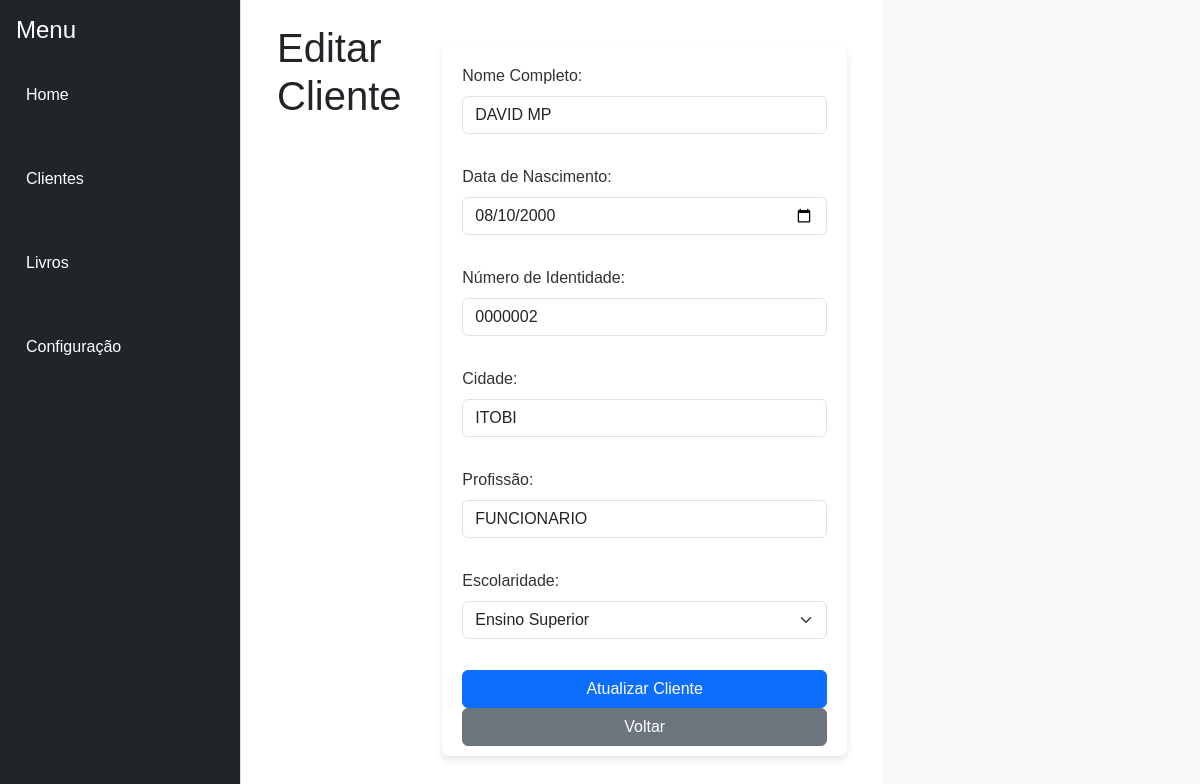
The app's page /editar_cliente/3 with its own data.
### models.py (models this page shows)
class Cliente(db.Model):
    id = db.Column(db.Integer, primary_key=True)
    nome_completo = db.Column(db.String(100), nullable=False)
    data_nascimento = db.Column(db.String(10), nullable=False)
    identidade = db.Column(db.String(50), nullable=False)
    cidade = db.Column(db.String(50), nullable=False)
    profissao = db.Column(db.String(50), nullable=False)
    escolaridade = db.Column(db.String(50), nullable=False)
    data_cadastro = db.Column(db.DateTime, default=datetime.utcnow)

### app.py (the view, shortened to what this page needs)
@app.route('/editar_cliente/<int:id>', methods=['GET', 'POST'])
def editar_cliente(id):
    cliente = Cliente.query.get_or_404(id)
    return render_template('editar_cliente.html', cliente=cliente)

### templates/editar_cliente.html (shortened to what this page needs)
{% extends "index.html" %}
{% block content %}
    <div class="container">
        <h1>Editar Cliente</h1>
        <form method="POST" action="{{ url_for('editar_cliente', id=cliente.id) }}">
            <div class="mb-3">
                <label for="nome_completo" class="form-label">Nome Completo:</label>
                <input type="text" class="form-control" id="nome_completo" name="nome_completo" value="{{ cliente.nome_completo }}" required>
            </div>
            <div class="mb-3">
                <label for="data_nascimento" class="form-label">Data de Nascimento:</label>
                <input type="date" class="form-control" id="data_nascimento" name="data_nascimento" value="{{ cliente.data_nascimento }}" required>
            </div>
            <div class="mb-3">
                <label for="identidade" class="form-label">Número de Identidade:</label>
                <input type="text" class="form-control" id="identidade" name="identidade" value="{{ cliente.identidade }}" required>
            </div>
            <div class="mb-3">
                <label for="cidade" class="form-label">Cidade:</label>
                <input type="text" class="form-control" id="cidade" name="cidade" value="{{ cliente.cidade }}" required>
            </div>
            <div class="mb-3">
                <label for="profissao" class="form-label">Profissão:</label>
                <input type="text" class="form-control" id="profissao" name="profissao" value="{{ cliente.profissao }}" required>
            </div>
            <div class="mb-3">
                <label for="escolaridade" class="form-label">Escolaridade:</label>
                <select id="escolaridade" name="escolaridade" class="form-select" required>
                    <option value="Superior" {% if cliente.escolaridade == 'Superior' %}selected{% endif %}>Ensino Superior</option>
                </select>
            </div>
            <button type="submit" class="btn btn-primary">Atualizar Cliente</button>
            <a href="{{ url_for('clientes') }}" class="btn btn-secondary">Voltar</a>
        </form>
    </div>
{% endblock %}

### static/index.css (style rules this page uses)
* { margin: 0; padding: 0; box-sizing: border-box; }
body { font-family: Arial, sans-serif; background-color: #f9f9f9; display: flex; height: 100vh; }
.container { display: flex; width: 100%; height: 100%; }
form { margin: 20px 0; display: flex; flex-direction: column; width: 100%; max-width: 600px; background-color: #fff; padding: 20px; border-radius: 8px; box-shadow: 0 4px 8px rgba(0, 0, 0, 0.1); }
form label { margin-bottom: 5px; color: #333; }
form input, form select { margin-bottom: 15px; padding: 10px; font-size: 14px; border: 1px solid #ddd; border-radius: 4px; width: 100%; }
form button { padding: 10px; background-color: #333; color: #fff; border: none; border-radius: 4px; font-size: 16px; cursor: pointer; }

### records on screen
Cliente: nome_completo "DAVID MP", data_nascimento "08/10/2000", identidade "0000002", cidade "ITOBI", profissao "FUNCIONARIO", escolaridade "Ensino Superior"
